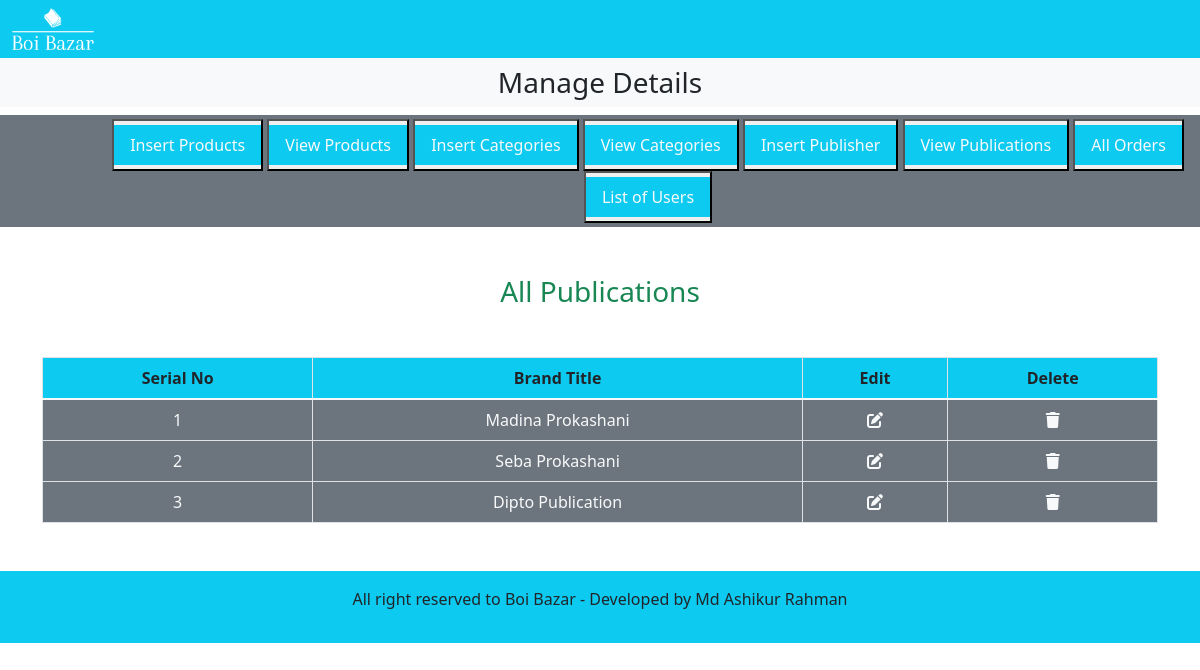
The app's page /admin_area/index.php?view_brands with its own data.
### tables this page shows
CREATE TABLE `brands` (
  `brand_id` int(11) NOT NULL,
  `brand_title` varchar(100) NOT NULL
);

### admin_area/view_brands.php (the view, shortened to what this page needs)
<h3 class="text-center text-success"> All Publications</h3>
<table class="table table-bordered mt-5">
    <thead class="bg-info text-center">
        <tr>
            <th>Serial No</th>
            <th>Brand Title</th>
            <th>Edit</th>
            <th>Delete</th>
        </tr>
    </thead>
    <tbody class="bg-secondary text-light">
<?php
     $select= "Select * from `brands`";
     $result=mysqli_query($con, $select);
     $number=0;
     while($row=mysqli_fetch_assoc($result)){
        $brand_title=$row['brand_title'];
        $number++;
?>
       <tr class='bg-secondary text-light text-center'>
        <td><?php echo $number ?></td>
        <td><?php echo $brand_title ?></td>
        <td><a href='' class='text-light'><i class='fa-solid fa-pen-to-square'></i></a></td>
        <td><a href='' class='text-light'> <i class='fa-solid fa-trash'></i> </a></td>
    </tr>
    <?php
     }
     ?>
</table>

### style.css (style rules this page uses)
* { margin: 0; padding: 0; box-sizing: border-box; }
body { overflow-x: hidden; }

### records on screen
brands: brand_title "Madina Prokashani"
brands: brand_title "Seba Prokashani"
brands: brand_title "Dipto Publication"
